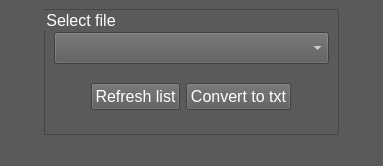
<?xml version="1.0" encoding="UTF-8"?>
<ui version="4.0">
 <class>MainWindow</class>
 <widget class="QMainWindow" name="MainWindow">
  <property name="geometry">
   <rect>
    <x>0</x>
    <y>0</y>
    <width>383</width>
    <height>166</height>
   </rect>
  </property>
  <property name="cursor">
   <cursorShape>ArrowCursor</cursorShape>
  </property>
  <property name="windowTitle">
   <string>Json to txt</string>
  </property>
  <property name="styleSheet">
   <string notr="true">*:disabled {
	background-color:rgb(30, 30, 30);	
	color: rgb(127, 127, 127);
}
*{
	background-color: rgb(90, 90, 90);
	color: white;
}
QLabel:disabled {
	background-color: rgb(90, 90, 90);
}
QGroupBox{
	border: 1px solid rgb(70, 70, 70);
	margin-top: 1em;
	color: rgb(255, 255, 255);
}
QGroupBox:disabled {
	background-color: rgb(90, 90, 90);
}
QGroupBox::title {
	background-color: rgb(90, 90, 90);
    	top: -0.8em;
    	left: 1em;
}
QMenu::item{
	background-color: rgb(90, 90, 90);
	color: white;
}

QMenuBar::item:selected{
	color: cyan;
}
QMenu::item:selected {
	color: cyan;
}
QToolTip{
	background-color: whitesmoke;
	color:black;
}</string>
  </property>
  <widget class="QWidget" name="centralwidget">
   <layout class="QVBoxLayout" name="verticalLayout">
    <item>
     <layout class="QHBoxLayout" name="horizontalLayout_8">
      <item>
       <spacer name="horizontalSpacer_5">
        <property name="orientation">
         <enum>Qt::Horizontal</enum>
        </property>
        <property name="sizeHint" stdset="0">
         <size>
          <width>40</width>
          <height>20</height>
         </size>
        </property>
       </spacer>
      </item>
      <item>
       <widget class="QGroupBox" name="groupBox_4">
        <property name="font">
         <font>
          <pointsize>12</pointsize>
         </font>
        </property>
        <property name="title">
         <string>Select file</string>
        </property>
        <layout class="QVBoxLayout" name="verticalLayout_3">
         <item>
          <layout class="QHBoxLayout" name="horizontalLayout_7">
           <item>
            <widget class="QComboBox" name="comboBox">
             <property name="font">
              <font>
               <pointsize>15</pointsize>
              </font>
             </property>
            </widget>
           </item>
          </layout>
         </item>
         <item>
          <layout class="QHBoxLayout" name="horizontalLayout_6">
           <item>
            <spacer name="horizontalSpacer">
             <property name="orientation">
              <enum>Qt::Horizontal</enum>
             </property>
             <property name="sizeHint" stdset="0">
              <size>
               <width>40</width>
               <height>20</height>
              </size>
             </property>
            </spacer>
           </item>
           <item>
            <widget class="QPushButton" name="btnRefresh">
             <property name="font">
              <font>
               <pointsize>12</pointsize>
              </font>
             </property>
             <property name="text">
              <string>Refresh list</string>
             </property>
            </widget>
           </item>
           <item>
            <widget class="QPushButton" name="btnConvert">
             <property name="font">
              <font>
               <pointsize>12</pointsize>
              </font>
             </property>
             <property name="text">
              <string>Convert to txt</string>
             </property>
            </widget>
           </item>
           <item>
            <spacer name="horizontalSpacer_2">
             <property name="orientation">
              <enum>Qt::Horizontal</enum>
             </property>
             <property name="sizeHint" stdset="0">
              <size>
               <width>40</width>
               <height>20</height>
              </size>
             </property>
            </spacer>
           </item>
          </layout>
         </item>
        </layout>
       </widget>
      </item>
      <item>
       <spacer name="horizontalSpacer_6">
        <property name="orientation">
         <enum>Qt::Horizontal</enum>
        </property>
        <property name="sizeHint" stdset="0">
         <size>
          <width>40</width>
          <height>20</height>
         </size>
        </property>
       </spacer>
      </item>
     </layout>
    </item>
   </layout>
  </widget>
  <widget class="QStatusBar" name="statusbar"/>
  <action name="actionTxt_to_json">
   <property name="text">
    <string>Txt to json</string>
   </property>
  </action>
  <action name="actionJson_to_txt">
   <property name="text">
    <string>Json to txt</string>
   </property>
  </action>
  <action name="actionMake_F_le">
   <property name="text">
    <string>Make Fİle</string>
   </property>
  </action>
  <action name="actionDisplay_online_documentation">
   <property name="text">
    <string>Online documentation</string>
   </property>
  </action>
  <action name="actionOffline_help">
   <property name="text">
    <string>Offline help</string>
   </property>
  </action>
 </widget>
 <resources/>
 <connections/>
</ui>
